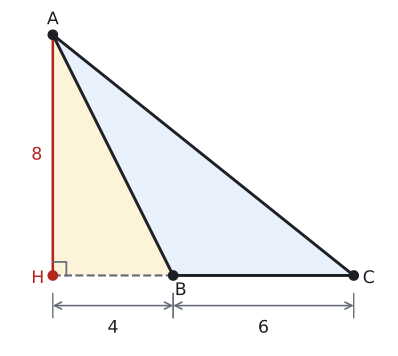

Recreate this plot in Python.
import sys; sys.path.insert(0, "tools")
from cizim import *

# Örnek 4: B'de geniş açı. |BC| = 6, A'dan BC doğrusuna dikme H, B'nin dışında; |HB| = 4, |AH| = 8.
P = lambda x, y: np.array([float(x), float(y)])
uz = lambda X, Y: float(np.linalg.norm(X - Y))
def dik(K, X, Y, r):
    """K köşesinde KX ile KY arasındaki dik açı işareti (r: kenar boyu)."""
    a_ = (X - K) / uz(X, K) * r; b_ = (Y - K) / uz(Y, K) * r
    ax.plot(*zip(K + a_, K + a_ + b_, K + b_), color=SOLUK, lw=1.3)
def kenar(X, Y, metin, G, d, renk=YAZI, fs=13):
    """[XY] kenarının ortasına, G'den uzak yana d kadar açıkta etiket."""
    M = (X + Y) / 2; t = (Y - X) / uz(X, Y); n = np.array([-t[1], t[0]])
    if np.dot(n, M - G) < 0: n = -n
    ax.text(*(M + d * n), metin, ha="center", va="center", color=renk, fontsize=fs)
def olcu(X, Y, metin, kay, renk=SOLUK, fs=13):
    """X ile Y arasında, kay vektörü kadar kaydırılmış oklu ölçü çizgisi; yazı çizginin dışında."""
    kay = np.array(kay, dtype=float); X2, Y2 = X + kay, Y + kay
    ax.annotate("", xy=Y2, xytext=X2, arrowprops=dict(arrowstyle="<->", color=renk, lw=1.2, shrinkA=0, shrinkB=0))
    for Z in (X, Y): ax.plot(*zip(Z + kay * 0.6, Z + kay * 1.4), color=renk, lw=1)
    M = (X2 + Y2) / 2 + 0.75 * kay
    ax.text(*M, metin, ha="center", va="center", color=YAZI, fontsize=fs)
def harf(X, ad, dx, dy, renk=YAZI):
    nokta(ax, *X, "", renk=renk)
    ax.text(X[0] + dx, X[1] + dy, ad, ha="center", va="center", color=renk, fontsize=13)

H, B, C, A = P(-4, 0), P(0, 0), P(6, 0), P(-4, 8)
print("AB", round(uz(A, B), 4), "B açısı", round(float(np.degrees(np.arccos(np.dot(A - B, C - B) / uz(A, B) / uz(C, B)))), 2))
fig, ax = sekil(6, 4.6)
ax.set_aspect("equal"); ax.axis("off")
ax.add_patch(patches.Polygon([A, H, B], closed=True, facecolor=SARI_ACIK, edgecolor="none"))
ax.add_patch(patches.Polygon([A, B, C], closed=True, facecolor=MAVI_ACIK, edgecolor="none"))
ax.plot(*zip(H, B), color=SOLUK, lw=1.6, ls="--")
ax.plot(*zip(B, C, A, B), color=YAZI)
ax.plot(*zip(A, H), color=KIRMIZI, lw=1.9)
dik(H, A, B, 0.45)
harf(A, "A", 0, 0.5); harf(B, "B", 0.25, -0.5); harf(C, "C", 0.5, -0.1); harf(H, "H", -0.5, -0.1, KIRMIZI)
ax.text(-4.35, 4, "8", ha="right", va="center", color=KIRMIZI, fontsize=13)
olcu(H, B, "4", (0, -1.0)); olcu(B, C, "6", (0, -1.0))
ax.set_xlim(-5.5, 7.2); ax.set_ylim(-2.4, 8.9)
kaydet(fig, __file__)
